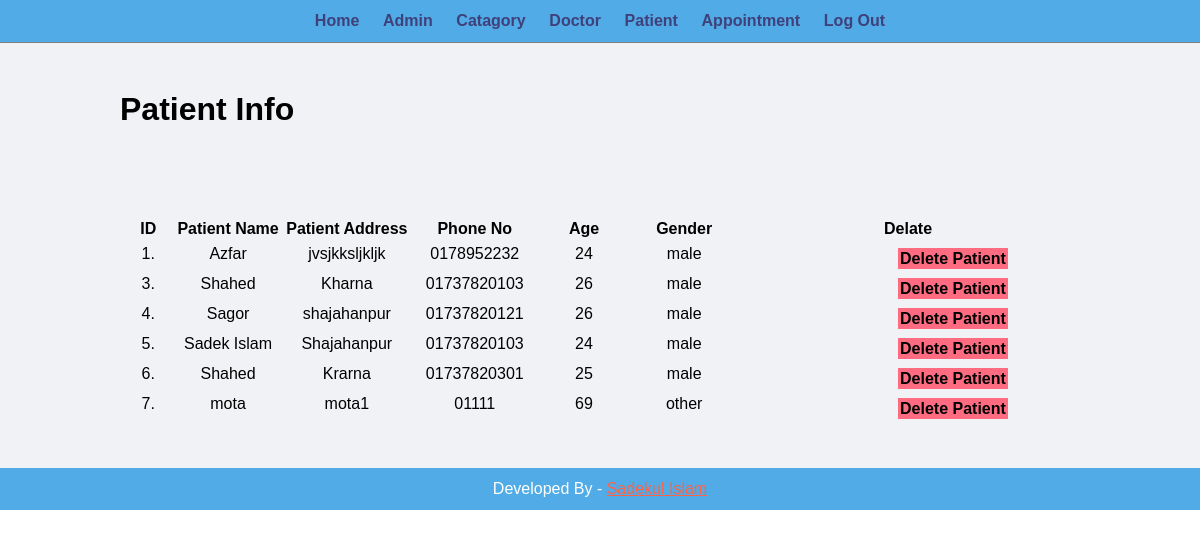
Page /admin/patient.php (signed in) on the committed database.
### tables this page shows
CREATE TABLE `user` (
  `user_id` int(11) NOT NULL,
  `full_name` varchar(100) NOT NULL,
  `address` varchar(255) NOT NULL,
  `phone_no` varchar(20) NOT NULL,
  `email_name` varchar(100) NOT NULL,
  `password` varchar(255) NOT NULL,
  `age` int(11) NOT NULL,
  `gender` varchar(15) NOT NULL
);

### admin/patient.php (the view)
<?php include('includes/header.php'); ?>
<div class="manage">
    <div class = "wrapper">
        <h1>Patient Info</h1>
        <br>
        <br>
        <br>
        <br>
        <br>
        <table class="tbl-full">
            <tr>
                <th>ID</th>
                <th>Patient Name</th>
                <th>Patient Address</th>
                <th>Phone No</th>
                <th>Age</th>
                <th>Gender</th>
                <th>Delate</th>
            </tr>
            <?php
                    $sql = "SELECT * FROM user";
                    $res = mysqli_query($con, $sql);
                    $count = mysqli_num_rows($res);
                    if($count>0)
                    {
                        while($row=mysqli_fetch_assoc($res))
                        {
                            $user_id = $row['user_id'];
                            $full_name = $row['full_name'];
                            $address = $row['address'];
                            $phone_no = $row['phone_no'];
                            $age = $row['age'];
                            $gender = $row['gender'];
                            ?>
                            <tr>
                                <td style="width: 80px;text-align: center;"><?php echo $user_id; ?>. </td>
                                <td style="width: 140px;text-align: center;"><?php echo $full_name; ?></td>
                                <td style="width: 160px;text-align: center;"><?php echo $address; ?></td>
                                <td style="width: 140px;text-align: center;"><?php echo $phone_no; ?></td>
                                <td style="width: 140px;text-align: center;"><?php echo $age; ?></td>
                                <td style="width: 140px;text-align: center;"><?php echo $gender; ?></td>
                                <td style="width: 300px; padding-left: 140px; padding-top: 10px;">
                                    <a style="margin-left: 20px;" href="<?php echo SITEURL; ?>admin/patient_delete.php?user_id=<?php echo $user_id; ?>" class="btn-delete">Delete Patient</a>
                                </td>
                            </tr>
                            <?php
                        }
                    }
                    else
                    {
                        ?>
                        <tr>
                            <td colspan="6"><div class="error">No User Added.</div></td>
                        </tr>
                        <?php
                    }
                ?>
        </table>
    </div>
</div>
<?php include('includes/footer.php'); ?>

### css-backend/style.css (style rules this page uses)
* { margin: 0; padding: 0; font-family: Arial, Helvetica, sans-serif; }
.wrapper { padding: 1%; width: 80%; margin: 0 auto; }
.tbl-full { width: 100%; }
.btn-delete { background-color: #ff6b81; padding: 1%; color: black; text-decoration: none; font-weight: bold; }
.manage { background-color: #f1f2f6; padding: 3% 0; }

### rows in the picture
user: user_id "1", full_name "Azfar", address "jvsjkksljkljk", phone_no "0178952232", age "24", gender "male"
user: user_id "3", full_name "Shahed", address "Kharna", phone_no "01737820103", age "26", gender "male"
user: user_id "4", full_name "Sagor", address "shajahanpur", phone_no "01737820121", age "26", gender "male"
user: user_id "5", full_name "Sadek Islam", address "Shajahanpur", phone_no "01737820103", age "24", gender "male"
user: user_id "6", full_name "Shahed", address "Krarna", phone_no "01737820301", age "25", gender "male"
user: user_id "7", full_name "mota", address "mota1", phone_no "01111", age "69", gender "other"
